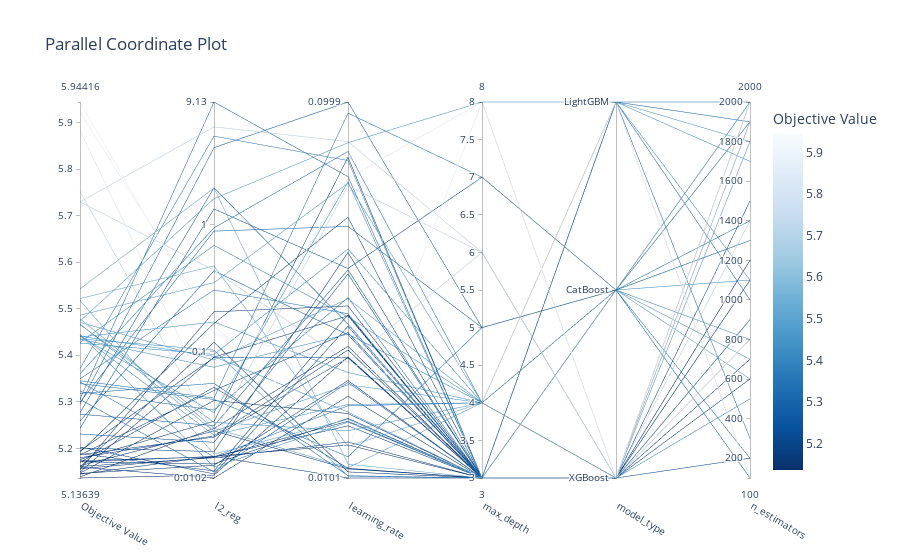

Source (notebook cell):
### Code cell
# Plot parallel coordinates
vis.plot_parallel_coordinate(study).show()
